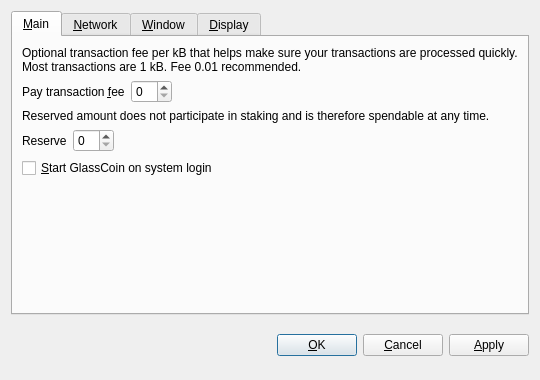
<?xml version="1.0" encoding="UTF-8"?>
<ui version="4.0">
 <class>OptionsDialog</class>
 <widget class="QDialog" name="OptionsDialog">
  <property name="geometry">
   <rect>
    <x>0</x>
    <y>0</y>
    <width>540</width>
    <height>380</height>
   </rect>
  </property>
  <property name="windowTitle">
   <string>Options</string>
  </property>
  <property name="modal">
   <bool>true</bool>
  </property>
  <layout class="QVBoxLayout" name="verticalLayout">
   <item>
    <widget class="QTabWidget" name="tabWidget">
     <property name="tabPosition">
      <enum>QTabWidget::North</enum>
     </property>
     <property name="currentIndex">
      <number>0</number>
     </property>
     <widget class="QWidget" name="tabMain">
      <attribute name="title">
       <string>&amp;Main</string>
      </attribute>
      <layout class="QVBoxLayout" name="verticalLayout_Main">
       <item>
        <widget class="QLabel" name="transactionFeeInfoLabel">
         <property name="text">
          <string>Optional transaction fee per kB that helps make sure your transactions are processed quickly. Most transactions are 1 kB. Fee 0.01 recommended.</string>
         </property>
         <property name="textFormat">
          <enum>Qt::PlainText</enum>
         </property>
         <property name="wordWrap">
          <bool>true</bool>
         </property>
        </widget>
       </item>
       <item>
        <layout class="QHBoxLayout" name="horizontalLayoutFee">
         <item>
          <widget class="QLabel" name="transactionFeeLabel">
           <property name="text">
            <string>Pay transaction &amp;fee</string>
           </property>
           <property name="textFormat">
            <enum>Qt::PlainText</enum>
           </property>
           <property name="buddy">
            <cstring>transactionFee</cstring>
           </property>
          </widget>
         </item>
         <item>
          <widget class="BitcoinAmountField" name="transactionFee"/>
         </item>
         <item>
          <spacer name="horizontalSpacerFee">
           <property name="orientation">
            <enum>Qt::Horizontal</enum>
           </property>
           <property name="sizeHint" stdset="0">
            <size>
             <width>40</width>
             <height>20</height>
            </size>
           </property>
          </spacer>
         </item>
        </layout>
       </item>
       <item>
        <widget class="QLabel" name="reserveBalanceInfoLabel">
         <property name="text">
          <string>Reserved amount does not participate in staking and is therefore spendable at any time.</string>
         </property>
         <property name="textFormat">
          <enum>Qt::PlainText</enum>
         </property>
         <property name="wordWrap">
          <bool>true</bool>
         </property>
        </widget>
       </item>
       <item>
        <layout class="QHBoxLayout" name="horizontalLayoutReserveBalance">
         <item>
          <widget class="QLabel" name="reserveBalanceLabel">
           <property name="text">
            <string>Reserve</string>
           </property>
           <property name="textFormat">
            <enum>Qt::PlainText</enum>
           </property>
           <property name="buddy">
            <cstring>reserveBalance</cstring>
           </property>
          </widget>
         </item>
         <item>
          <widget class="BitcoinAmountField" name="reserveBalance"/>
         </item>
         <item>
          <spacer name="horizontalSpacerReserveBalance">
           <property name="orientation">
            <enum>Qt::Horizontal</enum>
           </property>
           <property name="sizeHint" stdset="0">
            <size>
             <width>40</width>
             <height>20</height>
            </size>
           </property>
          </spacer>
         </item>
        </layout>
       </item>
       <item>
        <widget class="QCheckBox" name="bitcoinAtStartup">
         <property name="toolTip">
          <string>Automatically start GlassCoin after logging in to the system.</string>
         </property>
         <property name="text">
          <string>&amp;Start GlassCoin on system login</string>
         </property>
        </widget>
       </item>
       <item>
        <spacer name="verticalSpacer_Main">
         <property name="orientation">
          <enum>Qt::Vertical</enum>
         </property>
         <property name="sizeHint" stdset="0">
          <size>
           <width>20</width>
           <height>40</height>
          </size>
         </property>
        </spacer>
       </item>
      </layout>
     </widget>
     <widget class="QWidget" name="tabNetwork">
      <attribute name="title">
       <string>&amp;Network</string>
      </attribute>
      <layout class="QVBoxLayout" name="verticalLayout_Network">
       <item>
        <widget class="QCheckBox" name="mapPortUpnp">
         <property name="toolTip">
          <string>Automatically open the GlassCoin client port on the router. This only works when your router supports UPnP and it is enabled.</string>
         </property>
         <property name="text">
          <string>Map port using &amp;UPnP</string>
         </property>
        </widget>
       </item>
       <item>
        <widget class="QCheckBox" name="connectSocks">
         <property name="toolTip">
          <string>Connect to the GlassCoin network through a SOCKS proxy (e.g. when connecting through Tor).</string>
         </property>
         <property name="text">
          <string>&amp;Connect through SOCKS proxy:</string>
         </property>
        </widget>
       </item>
       <item>
        <layout class="QHBoxLayout" name="horizontalLayout_Network">
         <item>
          <widget class="QLabel" name="proxyIpLabel">
           <property name="text">
            <string>Proxy &amp;IP:</string>
           </property>
           <property name="textFormat">
            <enum>Qt::PlainText</enum>
           </property>
           <property name="buddy">
            <cstring>proxyIp</cstring>
           </property>
          </widget>
         </item>
         <item>
          <widget class="QValidatedLineEdit" name="proxyIp">
           <property name="maximumSize">
            <size>
             <width>140</width>
             <height>16777215</height>
            </size>
           </property>
           <property name="toolTip">
            <string>IP address of the proxy (e.g. 127.0.0.1)</string>
           </property>
          </widget>
         </item>
         <item>
          <widget class="QLabel" name="proxyPortLabel">
           <property name="text">
            <string>&amp;Port:</string>
           </property>
           <property name="textFormat">
            <enum>Qt::PlainText</enum>
           </property>
           <property name="buddy">
            <cstring>proxyPort</cstring>
           </property>
          </widget>
         </item>
         <item>
          <widget class="QLineEdit" name="proxyPort">
           <property name="maximumSize">
            <size>
             <width>55</width>
             <height>16777215</height>
            </size>
           </property>
           <property name="toolTip">
            <string>Port of the proxy (e.g. 9050)</string>
           </property>
          </widget>
         </item>
         <item>
          <widget class="QLabel" name="socksVersionLabel">
           <property name="text">
            <string>SOCKS &amp;Version:</string>
           </property>
           <property name="textFormat">
            <enum>Qt::PlainText</enum>
           </property>
           <property name="buddy">
            <cstring>socksVersion</cstring>
           </property>
          </widget>
         </item>
         <item>
          <widget class="QValueComboBox" name="socksVersion">
           <property name="toolTip">
            <string>SOCKS version of the proxy (e.g. 5)</string>
           </property>
          </widget>
         </item>
         <item>
          <spacer name="horizontalSpacer_Network">
           <property name="orientation">
            <enum>Qt::Horizontal</enum>
           </property>
           <property name="sizeHint" stdset="0">
            <size>
             <width>40</width>
             <height>20</height>
            </size>
           </property>
          </spacer>
         </item>
        </layout>
       </item>
       <item>
        <spacer name="verticalSpacer_Network">
         <property name="orientation">
          <enum>Qt::Vertical</enum>
         </property>
         <property name="sizeHint" stdset="0">
          <size>
           <width>20</width>
           <height>40</height>
          </size>
         </property>
        </spacer>
       </item>
      </layout>
     </widget>
     <widget class="QWidget" name="tabWindow">
      <attribute name="title">
       <string>&amp;Window</string>
      </attribute>
      <layout class="QVBoxLayout" name="verticalLayout_Window">
       <item>
        <widget class="QCheckBox" name="minimizeToTray">
         <property name="toolTip">
          <string>Show only a tray icon after minimizing the window.</string>
         </property>
         <property name="text">
          <string>&amp;Minimize to the tray instead of the taskbar</string>
         </property>
        </widget>
       </item>
       <item>
        <widget class="QCheckBox" name="minimizeOnClose">
         <property name="toolTip">
          <string>Minimize instead of exit the application when the window is closed. When this option is enabled, the application will be closed only after selecting Quit in the menu.</string>
         </property>
         <property name="text">
          <string>M&amp;inimize on close</string>
         </property>
        </widget>
       </item>
       <item>
        <spacer name="verticalSpacer_Window">
         <property name="orientation">
          <enum>Qt::Vertical</enum>
         </property>
         <property name="sizeHint" stdset="0">
          <size>
           <width>20</width>
           <height>40</height>
          </size>
         </property>
        </spacer>
       </item>
      </layout>
     </widget>
     <widget class="QWidget" name="tabDisplay">
      <attribute name="title">
       <string>&amp;Display</string>
      </attribute>
      <layout class="QVBoxLayout" name="verticalLayout_Display">
       <item>
        <layout class="QHBoxLayout" name="horizontalLayout_1_Display">
         <item>
          <widget class="QLabel" name="langLabel">
           <property name="text">
            <string>User Interface &amp;language:</string>
           </property>
           <property name="textFormat">
            <enum>Qt::PlainText</enum>
           </property>
           <property name="buddy">
            <cstring>lang</cstring>
           </property>
          </widget>
         </item>
         <item>
          <widget class="QValueComboBox" name="lang">
           <property name="toolTip">
            <string>The user interface language can be set here. This setting will take effect after restarting GlassCoin.</string>
           </property>
          </widget>
         </item>
        </layout>
       </item>
       <item>
        <layout class="QHBoxLayout" name="horizontalLayout_2_Display">
         <item>
          <widget class="QLabel" name="unitLabel">
           <property name="text">
            <string>&amp;Unit to show amounts in:</string>
           </property>
           <property name="textFormat">
            <enum>Qt::PlainText</enum>
           </property>
           <property name="buddy">
            <cstring>unit</cstring>
           </property>
          </widget>
         </item>
         <item>
          <widget class="QValueComboBox" name="unit">
           <property name="toolTip">
            <string>Choose the default subdivision unit to show in the interface and when sending coins.</string>
           </property>
          </widget>
         </item>
        </layout>
       </item>
       <item>
        <widget class="QCheckBox" name="displayAddresses">
         <property name="toolTip">
          <string>Whether to show GlassCoin addresses in the transaction list or not.</string>
         </property>
         <property name="text">
          <string>&amp;Display addresses in transaction list</string>
         </property>
        </widget>
       </item>
       <item>
        <widget class="QCheckBox" name="coinControlFeatures">
         <property name="toolTip">
          <string>Whether to show coin control features or not.</string>
         </property>
         <property name="text">
          <string>Display coin &amp;control features (experts only!)</string>
         </property>
        </widget>
       </item>
       <item>
        <spacer name="verticalSpacer_Display">
         <property name="orientation">
          <enum>Qt::Vertical</enum>
         </property>
         <property name="sizeHint" stdset="0">
          <size>
           <width>20</width>
           <height>40</height>
          </size>
         </property>
        </spacer>
       </item>
      </layout>
     </widget>
    </widget>
   </item>
   <item>
    <layout class="QHBoxLayout" name="horizontalLayout_Buttons">
     <item>
      <spacer name="horizontalSpacer_1">
       <property name="orientation">
        <enum>Qt::Horizontal</enum>
       </property>
       <property name="sizeHint" stdset="0">
        <size>
         <width>40</width>
         <height>48</height>
        </size>
       </property>
      </spacer>
     </item>
     <item>
      <widget class="QLabel" name="statusLabel">
       <property name="font">
        <font>
         <weight>75</weight>
         <bold>true</bold>
        </font>
       </property>
       <property name="text">
        <string/>
       </property>
       <property name="textFormat">
        <enum>Qt::PlainText</enum>
       </property>
       <property name="wordWrap">
        <bool>true</bool>
       </property>
      </widget>
     </item>
     <item>
      <spacer name="horizontalSpacer_2">
       <property name="orientation">
        <enum>Qt::Horizontal</enum>
       </property>
       <property name="sizeHint" stdset="0">
        <size>
         <width>40</width>
         <height>48</height>
        </size>
       </property>
      </spacer>
     </item>
     <item>
      <widget class="QPushButton" name="okButton">
       <property name="text">
        <string>&amp;OK</string>
       </property>
      </widget>
     </item>
     <item>
      <widget class="QPushButton" name="cancelButton">
       <property name="text">
        <string>&amp;Cancel</string>
       </property>
       <property name="autoDefault">
        <bool>false</bool>
       </property>
      </widget>
     </item>
     <item>
      <widget class="QPushButton" name="applyButton">
       <property name="text">
        <string>&amp;Apply</string>
       </property>
       <property name="autoDefault">
        <bool>false</bool>
       </property>
      </widget>
     </item>
    </layout>
   </item>
  </layout>
 </widget>
 <customwidgets>
  <customwidget>
   <class>BitcoinAmountField</class>
   <extends>QSpinBox</extends>
   <header>bitcoinamountfield.h</header>
  </customwidget>
  <customwidget>
   <class>QValueComboBox</class>
   <extends>QComboBox</extends>
   <header>qvaluecombobox.h</header>
  </customwidget>
  <customwidget>
   <class>QValidatedLineEdit</class>
   <extends>QLineEdit</extends>
   <header>qvalidatedlineedit.h</header>
  </customwidget>
 </customwidgets>
 <resources/>
 <connections/>
</ui>
